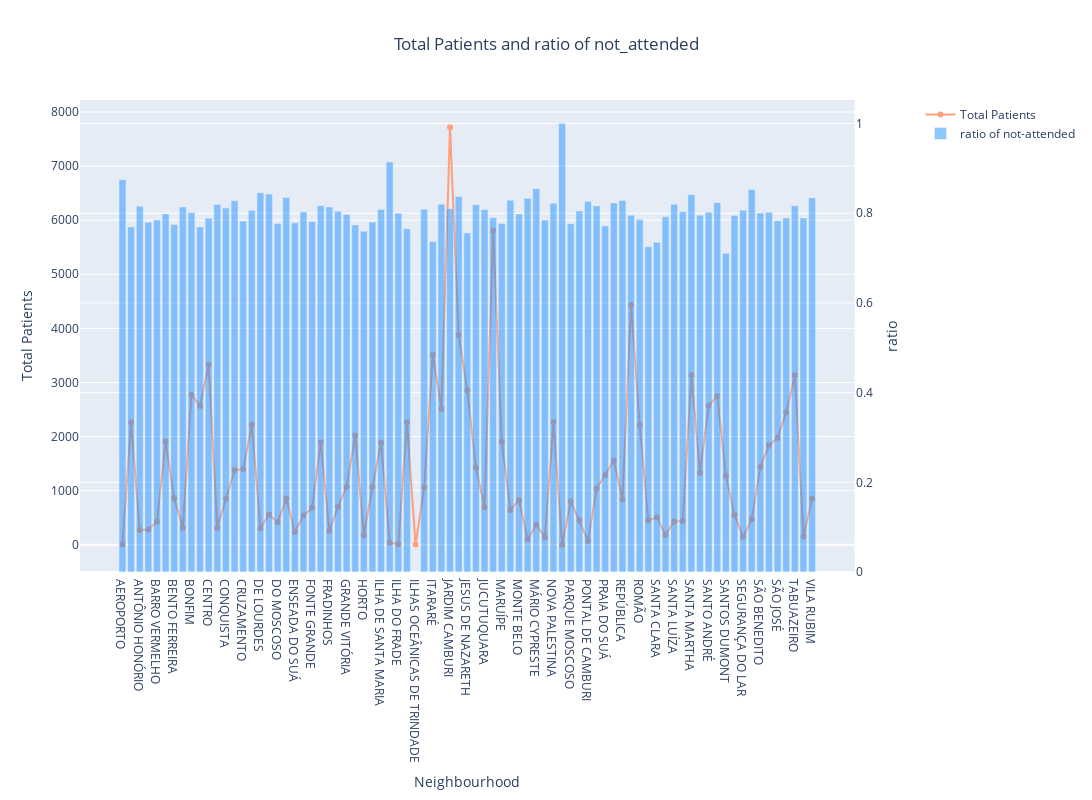

Notebook code cell kept with this figure:
### Markdown cell above
From the above, it can be concluded that Parque industrial Neighbourhood is likely not to attend an appointment. Moreover we need to see how many people from this neighbourhood to make a genuine conclusion

### Code cell
import plotly.graph_objects as go
from plotly.subplots import make_subplots
fd=df4.sort_values(by='sum',ascending=False)

fig1=make_subplots(specs=[[{"secondary_y":True}]])


fig1.add_trace(go.Scatter(
    x=df4['Neighbourhood'],
    y=df4['sum'],
    name='Total Patients',
    mode='lines+markers',marker_color='lightsalmon',opacity=1),
    secondary_y=False,
)
        
fig1.add_trace(go.Bar(
    x=df4['Neighbourhood'],
    y=df4['ratio'],
    name='ratio of not-attended',
    marker_color='dodgerblue',opacity=0.5),
    secondary_y=True
)

fig1.update_layout(title_text ='Total Patients and ratio of not_attended',title_x=0.5,autosize=False,width=1500,height=800)
fig1.update_xaxes(title_text="Neighbourhood")
            
fig1.update_yaxes(title_text='Total Patients',secondary_y=False)
fig1.update_yaxes(title_text='ratio',secondary_y=True)                 
                                     
                
fig1.show()

### Figure 1 — Plotly figure (JSON) as saved in the notebook; plotly's stock layout.template omitted (floating-point values rounded to 4 significant figures)
{"data": [{"marker": {"color": "lightsalmon"}, "mode": "lines+markers", "name": "Total Patients", "opacity": 1, "type": "scatter", "visible": true, "x": ["AEROPORTO", "ANDORINHAS", "ANTÔNIO HONÓRIO", "ARIOVALDO FAVALESSA", "BARRO VERMELHO", "BELA VISTA", "BENTO FERREIRA", "BOA VISTA", "BONFIM", "CARATOÍRA", "CENTRO", "COMDUSA", "CONQUISTA", "CONSOLAÇÃO", "CRUZAMENTO", "DA PENHA", "DE LOURDES", "DO CABRAL", "DO MOSCOSO", "DO QUADRO", "ENSEADA DO SUÁ", "ESTRELINHA", "FONTE GRANDE", "FORTE SÃO JOÃO", "FRADINHOS", "GOIABEIRAS", "GRANDE VITÓRIA", "GURIGICA", "HORTO", "ILHA DAS CAIEIRAS", "ILHA DE SANTA MARIA", "ILHA DO BOI", "ILHA DO FRADE", "ILHA DO PRÍNCIPE", "ILHAS OCEÂNICAS DE TRINDADE", "INHANGUETÁ", "ITARARÉ", "JABOUR", "JARDIM CAMBURI", "JARDIM DA PENHA", "JESUS DE NAZARETH", "JOANA D´ARC", "JUCUTUQUARA", "MARIA ORTIZ", "MARUÍPE", "MATA DA PRAIA", "MONTE BELO", "MORADA DE CAMBURI", "MÁRIO CYPRESTE", "NAZARETH", "NOVA PALESTINA", "PARQUE INDUSTRIAL", "PARQUE MOSCOSO", "PIEDADE", "PONTAL DE CAMBURI", "PRAIA DO CANTO", "PRAIA DO SUÁ", "REDENÇÃO", "REPÚBLICA", "RESISTÊNCIA", "ROMÃO", "SANTA CECÍLIA", "SANTA CLARA", "SANTA HELENA", "SANTA LUÍZA", "SANTA LÚCIA", "SANTA MARTHA", "SANTA TEREZA", "SANTO ANDRÉ", "SANTO ANTÔNIO", "SANTOS DUMONT", "SANTOS REIS", "SEGURANÇA DO LAR", "SOLON BORGES", "SÃO BENEDITO", "SÃO CRISTÓVÃO", "SÃO JOSÉ", "SÃO PEDRO", "TABUAZEIRO", "UNIVERSITÁRIO", "VILA RUBIM"], "xaxis": "x", "y": [8, 2262, 271, 282, 423, 1907, 858, 312, 2773, 2565, 3334, 310, 849, 1376, 1398, 2217, 305, 560, 413, 849, 235, 538, 682, 1889, 258, 700, 1071, 2018, 175, 1071, 1885, 35, 10, 2266, 2, 1057, 3514, 2509, 7717, 3877, 2853, 1427, 694, 5805, 1902, 644, 824, 96, 371, 135, 2264, 1, 802, 452, 69, 1035, 1288, 1553, 835, 4431, 2214, 448, 506, 178, 428, 438, 3131, 1332, 2571, 2746, 1276, 547, 145, 469, 1439, 1836, 1977, 2448, 3132, 152, 851], "yaxis": "y"}, {"marker": {"color": "dodgerblue"}, "name": "ratio of not-attended", "opacity": 0.5, "type": "bar", "visible": true, "x": ["AEROPORTO", "ANDORINHAS", "ANTÔNIO HONÓRIO", "ARIOVALDO FAVALESSA", "BARRO VERMELHO", "BELA VISTA", "BENTO FERREIRA", "BOA VISTA", "BONFIM", "CARATOÍRA", "CENTRO", "COMDUSA", "CONQUISTA", "CONSOLAÇÃO", "CRUZAMENTO", "DA PENHA", "DE LOURDES", "DO CABRAL", "DO MOSCOSO", "DO QUADRO", "ENSEADA DO SUÁ", "ESTRELINHA", "FONTE GRANDE", "FORTE SÃO JOÃO", "FRADINHOS", "GOIABEIRAS", "GRANDE VITÓRIA", "GURIGICA", "HORTO", "ILHA DAS CAIEIRAS", "ILHA DE SANTA MARIA", "ILHA DO BOI", "ILHA DO FRADE", "ILHA DO PRÍNCIPE", "ILHAS OCEÂNICAS DE TRINDADE", "INHANGUETÁ", "ITARARÉ", "JABOUR", "JARDIM CAMBURI", "JARDIM DA PENHA", "JESUS DE NAZARETH", "JOANA D´ARC", "JUCUTUQUARA", "MARIA ORTIZ", "MARUÍPE", "MATA DA PRAIA", "MONTE BELO", "MORADA DE CAMBURI", "MÁRIO CYPRESTE", "NAZARETH", "NOVA PALESTINA", "PARQUE INDUSTRIAL", "PARQUE MOSCOSO", "PIEDADE", "PONTAL DE CAMBURI", "PRAIA DO CANTO", "PRAIA DO SUÁ", "REDENÇÃO", "REPÚBLICA", "RESISTÊNCIA", "ROMÃO", "SANTA CECÍLIA", "SANTA CLARA", "SANTA HELENA", "SANTA LUÍZA", "SANTA LÚCIA", "SANTA MARTHA", "SANTA TEREZA", "SANTO ANDRÉ", "SANTO ANTÔNIO", "SANTOS DUMONT", "SANTOS REIS", "SEGURANÇA DO LAR", "SOLON BORGES", "SÃO BENEDITO", "SÃO CRISTÓVÃO", "SÃO JOSÉ", "SÃO PEDRO", "TABUAZEIRO", "UNIVERSITÁRIO", "VILA RUBIM"], "xaxis": "x", "y": [0.875, 0.7697, 0.8155, 0.7801, 0.7849, 0.7986, 0.7751, 0.8141, 0.8017, 0.7696, 0.7891, 0.8194, 0.8115, 0.8278, 0.7825, 0.8065, 0.8459, 0.8429, 0.7772, 0.8351, 0.7787, 0.803, 0.7815, 0.8168, 0.814, 0.8043, 0.7974, 0.774, 0.76, 0.7806, 0.8085, 0.9143, 0.8, 0.7652, 0, 0.8089, 0.7373, 0.8202, 0.8102, 0.8372, 0.756, 0.8192, 0.8084, 0.79, 0.7771, 0.8292, 0.7985, 0.8333, 0.8544, 0.7852, 0.8224, 1, 0.7768, 0.8053, 0.8261, 0.8164, 0.7717, 0.8229, 0.8287, 0.7955, 0.7859, 0.7254, 0.7352, 0.7921, 0.8201, 0.8037, 0.8416, 0.7958, 0.8024, 0.8237, 0.7108, 0.7952, 0.8069, 0.8529, 0.8006, 0.8023, 0.7835, 0.7896, 0.817, 0.7895, 0.8343], "yaxis": "y2"}], "layout": {"autosize": false, "height": 800, "title": {"text": "Total Patients and ratio of not_attended", "x": 0.5}, "width": 1500, "xaxis": {"anchor": "y", "autorange": true, "domain": [0, 0.94], "range": [-4.772, 84.77], "title": {"text": "Neighbourhood"}, "type": "category"}, "yaxis": {"anchor": "x", "autorange": true, "domain": [0, 1], "range": [-508.0, 8226.0], "title": {"text": "Total Patients"}, "type": "linear"}, "yaxis2": {"anchor": "x", "autorange": true, "overlaying": "y", "range": [0, 1.053], "side": "right", "title": {"text": "ratio"}, "type": "linear"}}}
